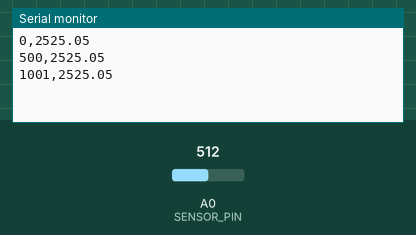
Recording of a sketch running on a simulated Arduino Uno, built with avr-gcc and run on an emulated ATmega328P. On the bench: the last lines printed to the serial monitor. The test bench sets the inputs (shaded band); at power-on: A0 (SENSOR_PIN) = 512.

Above: at 1.3 s.
1.4 s: A0 (SENSOR_PIN) set to 716
At 1.9 s:
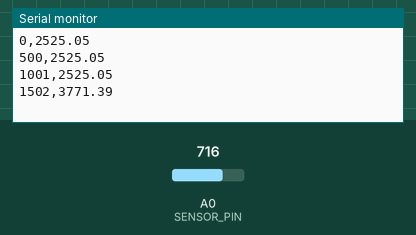
2.9 s: A0 (SENSOR_PIN) set to 900
At 3.4 s:
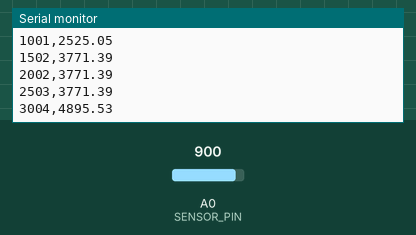
Timing chart, 0 to 5.9 s (numbered marks = the images above; inputs shaded):
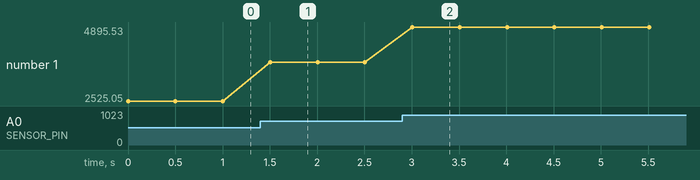

Measured:
- after the input at 1.4 s, the serial monitor: prints a new line after 0.10 s (image 1)
- after the input at 2.9 s, the serial monitor: prints a new line after 0.11 s (image 2)
- plotted number 1: 2525.05 → 3771.39 after the input at 1.4 s, 3771.39 → 4895.53 after the input at 2.9 s

The sketch:

read_low_pressure_sensor.ino
```cpp
void setup() {
  // put your setup code here, to run once:
  Serial.begin(9600);
}

#define SENSOR_PIN A0
#define RMU_CTRL_DEFS_MAX_VOLTAGE 5
#define ADC_MAX_RESOLUTION_IN_BITS     10
#define ADC_MAX_RESOLUTION             ((1 << ADC_MAX_RESOLUTION_IN_BITS) - 1)
#define RMU_CTRL_SENSORS_EGP_MIN_VOLTAGE 0.5
#define RMU_CTRL_SENSORS_EGP_MAX_VOLTAGE 4.5
#define RMU_CTRL_SENSORS_EGP_ADC_RESOLUTION                                                                            \
  (double)(((RMU_CTRL_SENSORS_EGP_MAX_VOLTAGE - RMU_CTRL_SENSORS_EGP_MIN_VOLTAGE) / RMU_CTRL_DEFS_MAX_VOLTAGE) *       \
           ADC_MAX_RESOLUTION)
#define RMU_CTRL_SENSORS_EGP_ADC_VAL_OFFSET                                                                            \
  (double)((RMU_CTRL_SENSORS_EGP_MIN_VOLTAGE / RMU_CTRL_DEFS_MAX_VOLTAGE) * ADC_MAX_RESOLUTION)
#define HIGH_PRESSURE_SENSOR_CALIBRATION_OFFSET_PSI 22

double
rmu_utils_adc_range_based_interpreter(int adc_val, double adc_range, double min_range, double max_range, double offset)
{

  double total_range = max_range - min_range;
  double rescaled_adc_val = adc_val - offset;

  return ((((double)rescaled_adc_val / adc_range) * (total_range)) + min_range);
}


void loop() {
  // put your main code here, to run repeatedly:
   int adc_val = analogRead(SENSOR_PIN);
   Serial.print(millis());
   Serial.print(",");
   Serial.println( rmu_utils_adc_range_based_interpreter(adc_val, RMU_CTRL_SENSORS_EGP_ADC_RESOLUTION, 0, 5000,
                                                         RMU_CTRL_SENSORS_EGP_ADC_VAL_OFFSET) + HIGH_PRESSURE_SENSOR_CALIBRATION_OFFSET_PSI);
   delay(500);
}
```
